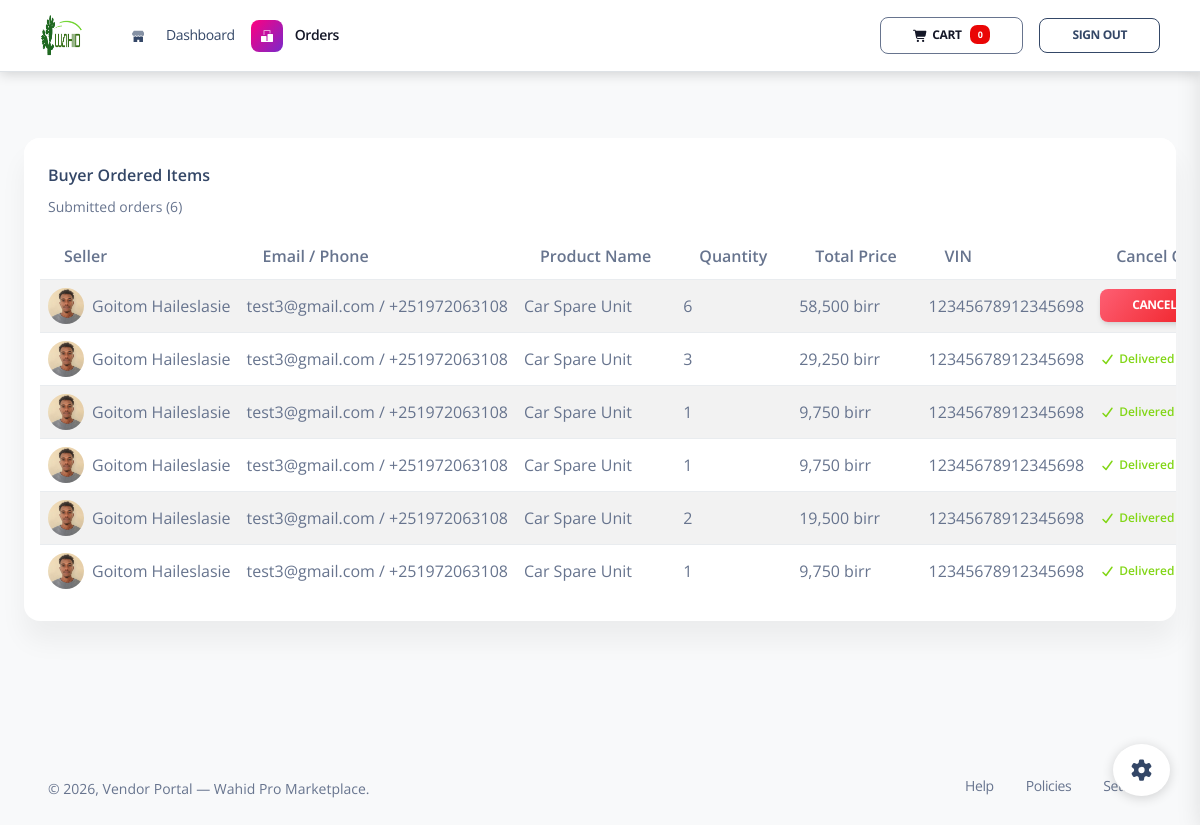
The page /buyer/orders/ (signed in) on the database its author committed.
### App/models.py (models this page shows, shortened)
class AccountRegistration(models.Model):
    ACCOUNT_TYPE_BUYER = "buyer"
    ACCOUNT_TYPE_SELLER = "seller"
    ACCOUNT_TYPE_CHOICES = (
        (ACCOUNT_TYPE_BUYER, "Buyer"),
        (ACCOUNT_TYPE_SELLER, "Seller"),
    )
    user = models.OneToOneField(
        User,
        on_delete=models.CASCADE,
        related_name="account_registration",
    )
    account_type = models.CharField(max_length=20, choices=ACCOUNT_TYPE_CHOICES)
    phone_number = models.CharField(
        max_length=16,
        blank=True,
        null=True,
    )
    profile_picture = models.ImageField(upload_to="profile_pictures/", blank=True, null=True)
    license_file = models.FileField(upload_to="license_uploads/", blank=True, null=True)
    created_at = models.DateTimeField(auto_now_add=True)
    updated_at = models.DateTimeField(auto_now=True)

class Product(models.Model):
    CATEGORY_BRAKE_PARTS = "brake-parts"
    CATEGORY_FILTERS = "filters"
    CATEGORY_SUSPENSION = "suspension"
    CATEGORY_ENGINE = "engine"
    CATEGORY_ELECTRICAL = "electrical"
    CATEGORY_CHOICES = (
        (CATEGORY_BRAKE_PARTS, "Brake Parts"),
        (CATEGORY_FILTERS, "Filters"),
        (CATEGORY_SUSPENSION, "Suspension"),
        (CATEGORY_ENGINE, "Engine Parts"),
        (CATEGORY_ELECTRICAL, "Electrical"),
    )
    vin_validator = RegexValidator(
        regex=r"^[A-HJ-NPR-Z0-9]{17}$",
        message="VIN must be exactly 17 characters (letters and numbers, excluding I, O, and Q).",
    )
    vendor = models.ForeignKey(User, on_delete=models.CASCADE, related_name="products")
    name = models.CharField(max_length=160)
    vin = models.CharField(max_length=17, unique=True, validators=[vin_validator], db_index=True)
    category = models.CharField(max_length=24, choices=CATEGORY_CHOICES, db_index=True)
    price = models.DecimalField(
        max_digits=10,
        decimal_places=2,
        validators=[MinValueValidator(Decimal("0.01"))],
    )
    initial_stock = models.PositiveIntegerField()
    current_stock = models.PositiveIntegerField(null=True, blank=True)
    reorder_level = models.PositiveIntegerField(default=0)
    description = models.TextField()
    product_image = models.ImageField(upload_to="product_images/")
    is_active = models.BooleanField(default=True)
    created_at = models.DateTimeField(auto_now_add=True)
    updated_at = models.DateTimeField(auto_now=True)
    class Meta:
        ordering = ("-created_at",)
        indexes = [
            models.Index(fields=["vendor", "category"]),
            models.Index(fields=["vendor", "is_active"]),
        ]
        constraints = [
            models.UniqueConstraint(fields=["vendor", "name"], name="unique_vendor_product_name"),
        ]

class Order(models.Model):
    buyer = models.ForeignKey(User, on_delete=models.CASCADE, related_name="orders")
    product = models.ForeignKey(Product, on_delete=models.CASCADE, related_name="orders")
    quantity = models.PositiveIntegerField()
    total_price = models.DecimalField(max_digits=10, decimal_places=2)
    is_delivered = models.BooleanField(default=False)
    created_at = models.DateTimeField(auto_now_add=True)

### App/views.py (the view)
# urls.py: path('buyer/orders/', BuyerOrdersView.as_view(), name='buyer_orders'),
class BuyerOrdersView(BuyerAccountRequiredMixin, VendorAccessMixin, TemplateView):
    template_name = "vendors/buyer/buyer_order.html"
    paginate_by = 20
    def get_context_data(self, **kwargs):
        context = super().get_context_data(**kwargs)
        page_data = _build_buyer_orders_page_data(
            user=self.request.user,
            page_number=self.request.GET.get("page"),
            page_size=self.paginate_by,
        )
        context["buyer_orders"] = page_data["buyer_orders"]
        context["page_obj"] = page_data["page_obj"]
        context["is_paginated"] = page_data["page_obj"].has_other_pages()
        context["orders_total"] = page_data["paginator"].count
        context["shop_products"] = _build_shop_products()
        return context

### App/context_processors.py (called while the page is built, shortened)
def seller_order_notifications(request):
    context = {
        "seller_notification_count": 0,
        "seller_notifications": [],
    }
    user = getattr(request, "user", None)
    if not user or not user.is_authenticated:
        return context
    account = (
        AccountRegistration.objects.filter(user_id=user.id)
        .only("account_type")
        .first()
    )
    if not account or account.account_type != AccountRegistration.ACCOUNT_TYPE_SELLER:
        return context

### App/templatetags/number_format.py (called while the page is built)
@register.filter
def number_separator(value):
    if value in (None, ""):
        return ""
    try:
        raw = str(value).replace(",", "").strip()
        number = Decimal(raw)
    except (InvalidOperation, TypeError, ValueError):
        return value
    if number == number.to_integral_value():
        return intcomma(int(number))
    return f"{number:,.2f}".rstrip("0").rstrip(".")

### App/views.py (called while the page is built)
def _redirect_superuser_home(request):
    if request.user.is_authenticated and request.user.is_superuser:
        messages.error(request, "You are loggd in as a system admin")
        return redirect("home")
    return None

    def dispatch(self, request, *args, **kwargs):
        superuser_redirect = _redirect_superuser_home(request)
        if superuser_redirect:
            return superuser_redirect
        if not request.user.is_authenticated:
            return self.handle_no_permission()
        account = (
            AccountRegistration.objects.filter(user_id=request.user.id)
            .only("account_type")
            .first()
        )
        if not account or account.account_type != AccountRegistration.ACCOUNT_TYPE_BUYER:
            messages.error(request, "Only buyer accounts can access this page.")
            return redirect("login")
        return super().dispatch(request, *args, **kwargs)

### templates/vendors/buyer/buyer_order.html (shortened to what this page needs)
{% extends "vendors/base.html" %}
{% load static number_format %}
{% block vendor_content %}
<div class="row">
  <div class="col-12">
      <div class="card mb-4">
      <div class="card-header pb-0">
        <h6>Buyer Ordered Items</h6>
        <p id="ordersTotalText" class="text-sm mb-0">Submitted orders ({{ orders_total|number_separator }})</p>
      </div>
      <div class="card-body px-0 pt-0 pb-2">
        <div class="table-responsive p-3">
          <table class="table table-striped table-hover align-items-center mb-0 w-100">
            <thead>
              <tr>
                <th>Seller</th>
                <th>Email / Phone</th>
                <th>Product Name</th>
                <th>Quantity</th>
                <th>Total Price</th>
                <th>VIN</th>
                <th>Cancel Order</th>
              </tr>
            </thead>
            <tbody>
              {% for order in buyer_orders %}
              <tr data-order-row-id="{{ order.id }}">
                <td>
                  <div class="d-flex align-items-center">
                    {% if order.seller_photo_url %}
                    <img class="seller-avatar me-2" src="{{ order.seller_photo_url }}" alt="Seller">
                    {% else %}
                    <img class="seller-avatar me-2" src="{% static 'vendors/img/team-2.jpg' %}" alt="Seller">
                    {% endif %}
                    {{ order.seller_name }}
                  </div>
                </td>
                <td>{{ order.seller_email }} / {{ order.seller_phone }}</td>
                <td>{{ order.product_name }}</td>
                <td>{{ order.quantity|number_separator }}</td>
                <td>{{ order.total_price|number_separator }} birr</td>
                <td>{{ order.vin }}</td>
                <td>
                  {% if order.is_delivered %}
                  <span class="text-success text-xs font-weight-bold">
                    <i class="fa fa-check me-1" aria-hidden="true"></i>Delivered
                  </span>
                  {% else %}
                  <button
                    type="button"
                    class="btn btn-sm bg-gradient-danger mb-0 js-cancel-order"
                    data-cancel-url="{% url 'buyer_order_cancel' order.id %}">
                    Cancel
                  </button>
                  {% endif %}
                </td>
              </tr>
              {% empty %}
              <tr id="ordersEmptyRow">
                <td colspan="7" class="text-center text-sm text-muted py-4">No submitted orders yet.</td>
              </tr>
              {% endfor %}
            </tbody>
          </table>
        </div>
      </div>
    </div>
  </div>
</div>
{% endblock %}

### templates/vendors/base.html (style rules this page uses)
html, body { height: 100%; }
body.bg-gray-100 { min-height: 100vh; display: flex; flex-direction: column; }

### templates/vendors/buyer/buyer_order.html (style rules this page uses)
.seller-avatar { width: 36px; height: 36px; border-radius: 50%; object-fit: cover; }

### rows shown on the page
AccountRegistration: seller_phone "+251972063108" "+251972063108" "+251972063108" "+251972063108" "+251972063108" "+251972063108"
Product: product_name "Car Spare Unit" "Car Spare Unit" "Car Spare Unit" "Car Spare Unit" "Car Spare Unit" "Car Spare Unit", vin "12345678912345698" "12345678912345698" "12345678912345698" "12345678912345698" "12345678912345698" "12345678912345698"
Order: total_price|number_separator "58,500"
Order: total_price|number_separator "29,250"
Order: total_price|number_separator "9,750"
Order: total_price|number_separator "9,750"
Order: total_price|number_separator "19,500"
Order: total_price|number_separator "9,750"

### other values the page prints
{{ orders_total|number_separator }} "6"
{{ order.seller_name }} "Goitom Haileslasie" "Goitom Haileslasie" "Goitom Haileslasie" "Goitom Haileslasie" "Goitom Haileslasie" "Goitom Haileslasie"
{{ order.seller_email }} "test3@gmail.com" "test3@gmail.com" "test3@gmail.com" "test3@gmail.com" "test3@gmail.com" "test3@gmail.com"
{{ order.quantity|number_separator }} "6" "3" "1" "1" "2" "1"
